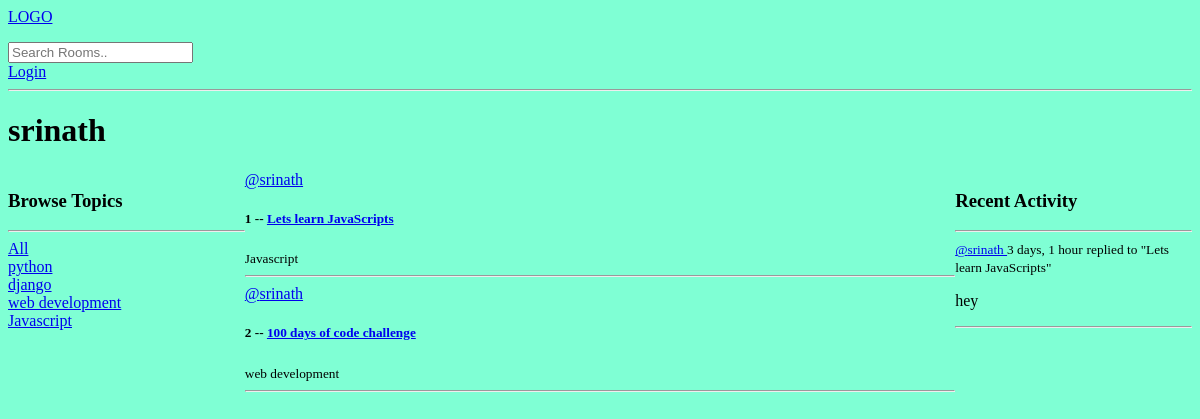
The app's page /profile/1/, older data.
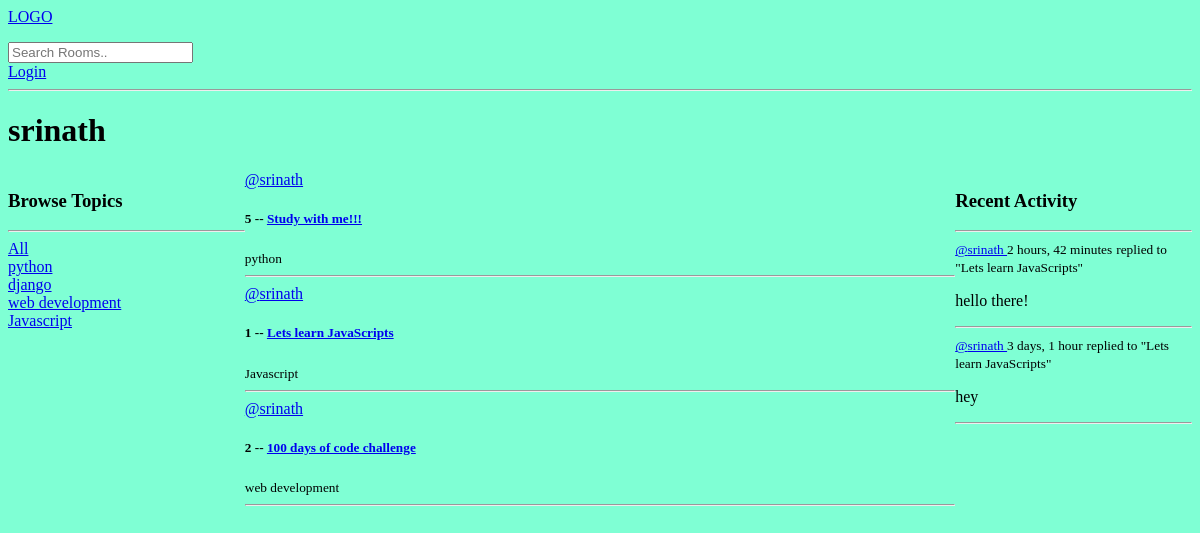
The same page, newer data.
### base/models.py (models this page shows, shortened)
class Topic(models.Model):
    name = models.CharField(max_length=255)

class Room(models.Model):
    host = models.ForeignKey(User, on_delete=models.SET_NULL,null = True)
    topic = models.ForeignKey(Topic, on_delete=models.SET_NULL,null = True)
    name = models.CharField(max_length=200)
    description = models.TextField(null=True, blank=True)
    participants = models.ManyToManyField(User, related_name = 'participants',blank=True)
    updated = models.DateTimeField(auto_now=True)
    created = models.DateTimeField(auto_now_add=True)
    class Meta:
        ordering = ['-updated', '-created']
    def __str__(self):
        return self.name

class Message(models.Model):
    user = models.ForeignKey(User, on_delete=models.CASCADE)
    room = models.ForeignKey(Room, on_delete=models.CASCADE)
    body = models.TextField()
    updated = models.DateTimeField(auto_now=True)
    created = models.DateTimeField(auto_now_add=True)
    class Meta:
        ordering = ['-updated', '-created']
    def __str__(self):
        return self.body[0:50]

### base/views.py (the view)
# urls.py: path('profile/<str:pk>/',views.userProfile, name=' user-profile' ),
def userProfile(request,pk):
    user = User.objects.get(id = pk)
    rooms = user.room_set.all()
    room_messages = user.message_set.all()
    topics = Topic.objects.all()
    context = {'user':user,'rooms':rooms,'room_messages':room_messages, 'topics':topics}
    return render(request,'base/profile.html',context)

### base/templates/base/profile.html (shortened to what this page needs)
<!DOCTYPE html>
{% extends 'main.html' %}
    {% block content %}
    <h1>
        {{user.username}}
    </h1>
    <div class="profile-container">
        <div>
            {% include 'base/topics_component.html' %}
        </div>
        <div>
            {% include 'base/feed_components.html' %}
        </div>
        <div>
            {% include 'base/activity_component.html' %}
        </div>
    </div>
    {% endblock content %}

### templates/main.html (shortened to what this page needs)
<!DOCTYPE html>
{% load static %}
<html lang="en">
<head>
    <link rel="stylesheet" type="text/css" media="screen" href="{% static 'styles/main.css' %}">
</head>
<body>
    {% include 'navbar.html' %}
    {% block content %}
</body>
</html>

### templates/navbar.html (shortened to what this page needs)
<!DOCTYPE html>
<html lang="en">
<head>
</head>
<body>
    <a href="/">
        LOGO
    </a>
    <form action="{% url 'home' %}" method="get">
        <input type="text" name="q" id="" placeholder="Search Rooms..">
    </form>
    {% if request.user.is_authenticated %}
    <p>Hello {{request.user}}</p>
    <a href="{% url 'logout' %}">
        Logout
    </a>
    {% else %}
    <a href="{% url 'login' %}">
        Login
    {% endif %}
    </a>
    <hr>
</body>
</html>

### base/templates/base/topics_component.html (shortened to what this page needs)
<!DOCTYPE html>
<html lang="en">
<head>
</head>
<body>
    <h3>Browse Topics</h3>
            <hr>
            <a href="{% url 'home' %}">All</a>
            {% for topic in topics %}
                <div>
                    <a href="{% url 'home' %}?q={{topic.name}}">{{topic.name}}</a>
                </div>
            {% endfor %}
</body>
</html>

### base/templates/base/feed_components.html (shortened to what this page needs)
<div>
    {% for i in rooms %}
    <div>
        <a href="{% url ' user-profile' i.host.id %}">
            @{{i.host.username}}
        </a>
        <h5>{{i.id}} -- <a href="{% url 'room' i.id %}">{{i.name}}</a> </h5>
        <small>
            {{i.topic.name}}
        </small>
        <hr>
    </div>
    {% endfor %}
</div>

### base/templates/base/activity_component.html (shortened to what this page needs)
<!DOCTYPE html>
<html lang="en">
<head>
</head>
<body>
    <h3>
        Recent Activity
    </h3>
        <hr>
        {% for message in room_messages %}
        <div>
            <small><a href="{% url ' user-profile' message.user.id %}">@{{message.user}} </a> {{message.created | timesince}}</small>
            <small>
                replied to "{{message.room}}"
            </small>
            <p>{{message}}</p>
                <hr>
        </div>
        {% endfor %}
</body>
</html>

### static/styles/main.css (style rules this page uses)
body { background-color: aquamarine; }

### base/templates/base/profile.html (style rules this page uses)
.profile-container { display: grid; grid-template-columns: 1fr 3fr 1fr; }

Row changes from the older to the newer data that the page shows:
added Room: host.username "srinath", id "5", name "Study with me!!!", topic.name "python"
added Message: user "srinath", created "2 hours, 42 minutes", room "Lets learn JavaScripts", body "hello there!"
